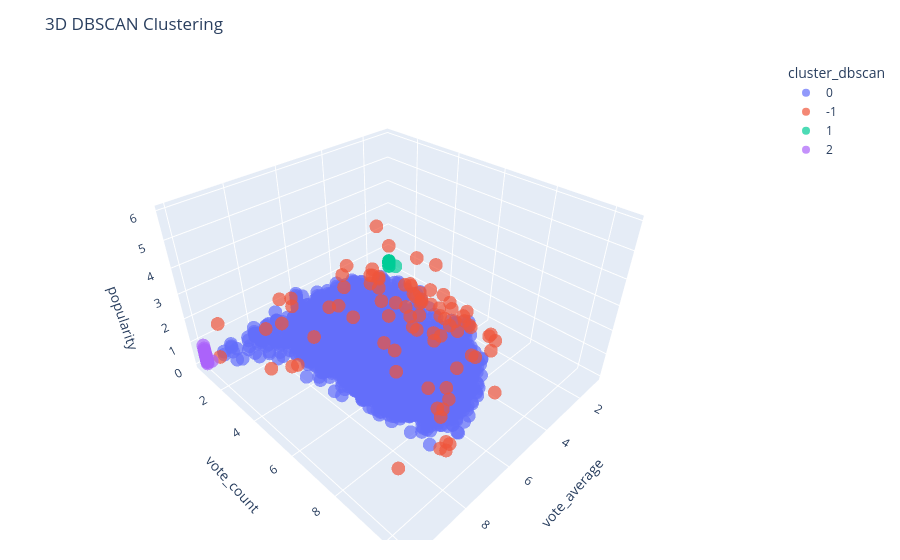

The notebook cell this image was saved under:
### Code cell
# DBSCAN Clustering:
dbscan = DBSCAN(eps=0.5, min_samples=5)
dbscan_labels = dbscan.fit_predict(X)

data_clean['cluster_dbscan'] = dbscan_labels.astype(str)

fig = px.scatter_3d(
    data_clean,
    x='vote_average',
    y='vote_count',
    z='popularity',
    color='cluster_dbscan',
    title='3D DBSCAN Clustering',
    opacity=0.7
)

fig.update_layout(margin=dict(l=20, r=20, b=20, t=60))
fig.show()

# === Filter out outliers ===
core_mask = dbscan_labels != -1
X_core = X[core_mask]
labels_core = dbscan_labels[core_mask]

# === Clustering Metrics (Core Points Only) ===
sil_score = silhouette_score(X_core, labels_core)
db_score = davies_bouldin_score(X_core, labels_core)
dunn_score = dunn_index(X_core, labels_core)
cal_score = calinski_harabasz_score(X_core, labels_core)

print(f"DBSCAN Clustering Metrics (Core Points Only):\n"
      f"Silhouette Score: {sil_score:.4f}\n"
      f"Davies-Bouldin Score: {db_score:.4f}\n"
      f"Dunn Index: {dunn_score:.4f}\n"
      f"Calinski-Harabasz Score: {cal_score:.4f}")

### Figure 1 — Plotly figure (JSON) as saved in the notebook; plotly's stock layout.template omitted (floating-point values rounded to 4 significant figures; data arrays with more than 128 entries replaced by an {"elided": "..."} marker saying what was removed)
{"data": [{"hovertemplate": "cluster_dbscan=0<br>vote_average=%{x}<br>vote_count=%{y}<br>popularity=%{z}<extra></extra>", "legendgroup": "0", "marker": {"color": "#636efa", "opacity": 0.7, "symbol": "circle"}, "mode": "markers", "name": "0", "scene": "scene", "showlegend": true, "type": "scatter3d", "x": {"elided": "9828 float values"}, "y": {"elided": "9828 float values"}, "z": {"elided": "9828 float values"}}, {"hovertemplate": "cluster_dbscan=-1<br>vote_average=%{x}<br>vote_count=%{y}<br>popularity=%{z}<extra></extra>", "legendgroup": "-1", "marker": {"color": "#EF553B", "opacity": 0.7, "symbol": "circle"}, "mode": "markers", "name": "-1", "scene": "scene", "showlegend": true, "type": "scatter3d", "x": [4.6, 4.364, 7.52, 7.888, 8.489, 7.442, 8.276, 5.359, 6.495, 6.469, 3.292, 7.772, 5.938, 4.635, 5.215, 3.1, 5.992, 3.2, 8.451, 5.781, 3.168, 2.903, 4.8, 3.514, 8.382, 6.01, 2.8, 7.244, 5.881, 2.2, 2.7, 8.4, 6.061, 7.101, 7.002, 7.027, 6.5, 2, 7.296, 2, 2.412, 7.7, 5.836, 2.8, 5.381, 2.5, 6.245, 1.899, 4.425, 6.109, 3, 5.447, 5.977, 5.076, 1, 8.286, 7, 6.7, 2, 1.8, 5.918, 8.235, 6.5, 5.971, 2.5, 6.307, 1.8, 7.742, 6.053, 6.092, 5.9, 9.5, 7.371, 2, 6.593, 7.206, 9.5, 2, 4, 4.5, 8.8, 2.079, 2.5, 6.4, 6.5, 2], "y": [8.127, 8.537, 8.48, 7.961, 10.26, 9.36, 8.407, 7.33, 8.369, 7.45, 6.764, 7.432, 8.39, 8.3, 7.26, 5.979, 6.105, 6.428, 8.675, 5.136, 6.961, 7.642, 5.817, 4.663, 3.951, 5.489, 4.727, 4.868, 6.43, 3.761, 4.143, 3.611, 8.277, 5.366, 9.355, 9.241, 6.314, 1.099, 9.467, 3.135, 4.454, 2.197, 8.309, 5.485, 3.091, 3.466, 8.349, 4.97, 8.711, 8.088, 3.912, 7.099, 9.81, 5.606, 0.6931, 2.079, 1.099, 3.664, 1.099, 4.543, 9.969, 10.32, 1.099, 8.803, 1.099, 5.649, 3.296, 4.111, 8.756, 9.009, 8.227, 0.6931, 8.875, 0.6931, 8.187, 7.967, 1.099, 2.944, 1.099, 6.38, 2.944, 3.664, 1.099, 4.143, 1.099, 0.6931], "z": [1.649, 2.532, 4.963, 3.721, 4.326, 0.608, 3.496, 3.488, 3.658, 3.342, 1.588, 3.604, 3.874, 1.702, 3.085, 0.8479, 3.384, 0.8976, 0.01242, 3.379, 1.351, 1.266, 2.897, 3.315, 0.9986, 3.152, 1.659, 3.282, 3.338, 0.4652, 0.7077, 0.7251, 0.4047, 3.03, 0.4341, 0.4577, 3.262, 0.1176, 0.4914, 0.3266, 0.6628, 1.39, 0.6984, 0.739, 3.131, 1.103, 0.2478, 0.7567, 2.088, 0.3393, 0.1133, 0.09704, 4.017, 3.38, 1.162, 1.405, 1.523, 2.33, 0.2043, 0.8663, 2.199, 4.812, 1.314, 4.446, 0.519, 5.97, 0.3537, 1.9, 4.314, 4.159, 4.202, 0.03305, 4.283, 0.09185, 3.71, 4.14, 1.751, 0.714, 1.213, 4.218, 0.4581, 0.2336, 0.1048, 3.221, 0.9505, 0.4168]}, {"hovertemplate": "cluster_dbscan=1<br>vote_average=%{x}<br>vote_count=%{y}<br>popularity=%{z}<extra></extra>", "legendgroup": "1", "marker": {"color": "#00cc96", "opacity": 0.7, "symbol": "circle"}, "mode": "markers", "name": "1", "scene": "scene", "showlegend": true, "type": "scatter3d", "x": [1, 1, 1, 1, 1, 1, 1, 1, 1, 1], "y": [0.6931, 0.6931, 0.6931, 0.6931, 1.099, 0.6931, 0.6931, 0.6931, 0.6931, 0.6931], "z": [0.3025, 0.3719, 0.3374, 0.3926, 0.3039, 0.1306, 0.1635, 0.2945, 0.3987, 0.2839]}, {"hovertemplate": "cluster_dbscan=2<br>vote_average=%{x}<br>vote_count=%{y}<br>popularity=%{z}<extra></extra>", "legendgroup": "2", "marker": {"color": "#ab63fa", "opacity": 0.7, "symbol": "circle"}, "mode": "markers", "name": "2", "scene": "scene", "showlegend": true, "type": "scatter3d", "x": [10, 10, 10, 10, 10, 10, 10, 10, 10, 10, 10, 10, 10, 10, 10, 10, 10, 10, 10, 10, 10, 10, 10, 10, 10, 10, 10, 10, 10], "y": [0.6931, 0.6931, 0.6931, 0.6931, 0.6931, 0.6931, 0.6931, 0.6931, 0.6931, 0.6931, 0.6931, 0.6931, 0.6931, 0.6931, 0.6931, 0.6931, 0.6931, 0.6931, 0.6931, 0.6931, 0.6931, 0.6931, 0.6931, 0.6931, 1.099, 0.6931, 0.6931, 0.6931, 0.6931], "z": [0.4588, 0.2657, 0.2869, 0.6394, 0.2205, 0.726, 0.2054, 0.157, 0.28, 0.3929, 0.1648, 0.8631, 0.4833, 0.4408, 0.4573, 0.1555, 0.3471, 0.6568, 0.1949, 0.3261, 0.1001, 0.2675, 0.262, 0.5687, 0.4019, 0.3248, 0.1042, 0.2055, 0.03961]}], "layout": {"legend": {"title": {"text": "cluster_dbscan"}, "tracegroupgap": 0}, "margin": {"b": 20, "l": 20, "r": 20, "t": 60}, "scene": {"domain": {"x": [0, 1], "y": [0, 1]}, "xaxis": {"title": {"text": "vote_average"}}, "yaxis": {"title": {"text": "vote_count"}}, "zaxis": {"title": {"text": "popularity"}}}, "title": {"text": "3D DBSCAN Clustering"}}}
